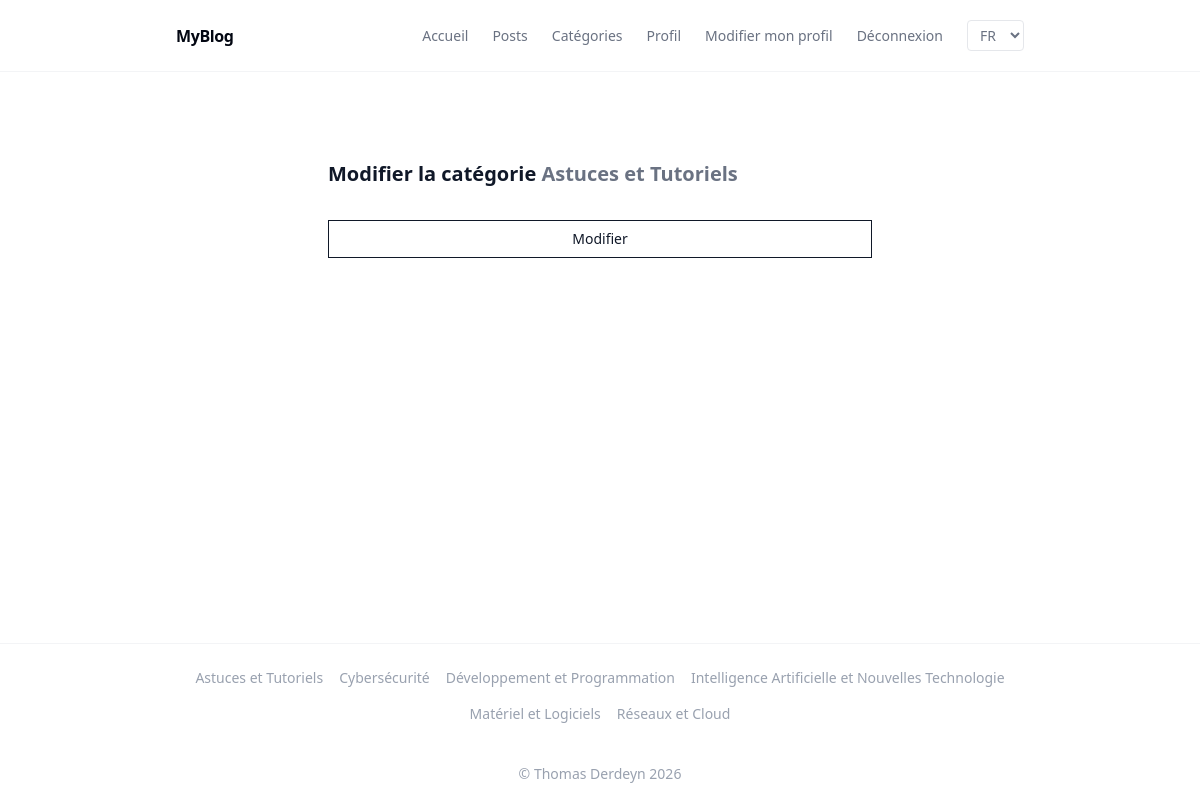
/fr/category/edit/9/ (signed in), run on the app's committed database.
### blog_app/models.py (models this page shows, shortened)
class Category(models.Model):
  name = models.CharField(max_length=100, verbose_name="Nom")
  class Meta:
    ordering = ('name', )
    verbose_name = "catégorie"
    verbose_name_plural = "catégories"

### blog_app/views/category_views.py (the view, shortened to what this page needs)
# urls.py: path('category/edit/<int:pk>/', views.CategoryEditView.as_view(), name="category_edit"),
class CategoryEditView(PermissionRequiredMixin,UpdateView):
    permission_required = "blog_app.change_category"
    model = Category
    template_name = "blog_app/category/category_edit.html"
    form_class = CategoryForm
    def get_context_data(self, **kwargs):
        context = super().get_context_data(**kwargs)
        context["action_text"] = "Modifier"
        return context

### blog_app/forms.py (shortened to what this page needs)
class CategoryForm(forms.ModelForm):
  template_name = "blog_app/snippets/form_snippet.html"
  class Meta:
    model = Category
    fields = ['name_fr', 'name_en']
    widgets = {
            "name_fr": forms.TextInput(
                attrs={
                    "class":INPUT_CLASS
                }
            ),
             "name_en": forms.TextInput(
                attrs={
                    "class": INPUT_CLASS
                }
            ),
        }

### blog_app/context_processors.py (called while the page is built)
def categories_processor(request):
  return { "all_categories": Category.objects.all() }

### blog_app/templates/blog_app/category/category_edit.html (shortened to what this page needs)
{% extends 'base.html' %}
{% load i18n %}
{% block content %}
<div class="max-w-xl mx-auto px-4 py-10">
    <h1 class="text-xl font-semibold text-gray-900 mb-6">
        {% trans "Modifier la catégorie" %}
        <span class="text-gray-500">{{ category.name }}</span>
    </h1>
    <form method="post" action="{% url 'category_edit' pk=category.pk %}" class="space-y-5">
        {% include "blog_app/snippets/form_snippet.html" with action_text=_("Modifier") %}
    </form>
</div>
{% endblock %}

### templates/base.html (shortened to what this page needs)
{% load static i18n %}
{% get_current_language as LANGUAGE_CODE %}
{% get_available_languages as LANGUAGES %}
<!DOCTYPE html>
<html lang="{{ LANGUAGE_CODE }}">
<head>
  <link rel="stylesheet" href="https://cdnjs.cloudflare.com/ajax/libs/font-awesome/6.4.0/css/all.min.css" />
  <script src="https://cdn.jsdelivr.net/npm/@tailwindcss/browser@4"></script>
  <link rel="stylesheet" type="text/css" href="{% static 'css/styles.css' %}" />
</head>
<body class="bg-white text-gray-700 antialiased min-h-screen flex flex-col">
  <header class="border-b border-gray-100">
    <nav>
      <ul class="max-w-4xl mx-auto px-6 py-5 flex items-center justify-between">
        <a href="{% url 'index' %}" class="text-base font-semibold tracking-tight text-gray-950">
          MyBlog
        </a>
        <div class="flex items-center gap-6 text-sm font-medium text-gray-500">
          <li><a href="{% url 'index' %}" class="hover:text-gray-950 transition-colors">{% trans "Accueil" %}</a></li>
          <li><a href="{% url 'post_list' %}" class="hover:text-gray-950 transition-colors">{% trans "Posts" %}</a></li>
          <li><a href="{% url 'category_list' %}" class="hover:text-gray-950 transition-colors">{% trans "Catégories" %}</a></li>
          {% if user.is_authenticated %}
          <li><a href="{% url 'profile' %}" class="hover:text-gray-950 transition-colors">{% trans "Profil" %}</a></li>
          <li><a href="{% url 'edit_profile' %}" class="hover:text-gray-950 transition-colors">{% trans "Modifier mon profil" %}</a></li>
          <li class="nav-item">
            <form method="post" action="{% url 'logout' %}" class="space-y-5">
              <input type="submit" value="{% trans 'Déconnexion' %}" class="hover:text-gray-950 transition-colors cursor-pointer">
            </form>
          </li>
          {% else %}
          <li class="nav-item">
            <a class="nav-link" href="{% url 'login' %}">{% trans "Connexion" %}</a>
          </li>
          {% endif %}
          <li>
            <form action="{% url 'set_language' %}" method="post">
              <select name="language" onchange="this.form.submit()"
                class="border border-gray-200 rounded px-2 py-1 text-sm bg-white cursor-pointer"
                aria-label="{% trans 'Langue' %}">
                {% for code, nom in LANGUAGES %}
                <option value="{{ code }}" {% if code == LANGUAGE_CODE %}selected{% endif %}>
                  {{ code|upper }}
                </option>
                {% endfor %}
              </select>
            </form>
          </li>
        </div>
      </ul>
    </nav>
  </header>
  <main class="flex-1">
    <div class="max-w-4xl mx-auto px-6 py-12">
      {% block content %}
      {% endblock %}
    </div>
  </main>
  <footer class="border-t border-gray-100">
    <div class="max-w-4xl mx-auto px-6 py-6">
      <div class="flex flex-wrap justify-center gap-4 text-sm text-gray-400">
        {% for category in all_categories %}
        <a href="{% url 'category' pk=category.pk %}" class="transition-colors duration-200 hover:text-gray-900">
          {{ category.name }}
        </a>
        {% endfor %}
      </div>
    </div>
    <div class="max-w-4xl mx-auto px-6 py-4 text-center text-sm text-gray-400">
      <p>&copy; Thomas Derdeyn 2026</p>
    </div>
  </footer>
</body>
</html>

### data on the page
Category: name "Astuces et Tutoriels"
Category: name "Cybersécurité"
Category: name "Développement et Programmation"
Category: name "Intelligence Artificielle et Nouvelles Technologie"
Category: name "Matériel et Logiciels"
Category: name "Réseaux et Cloud"

### other printed values
form field language "FR"
